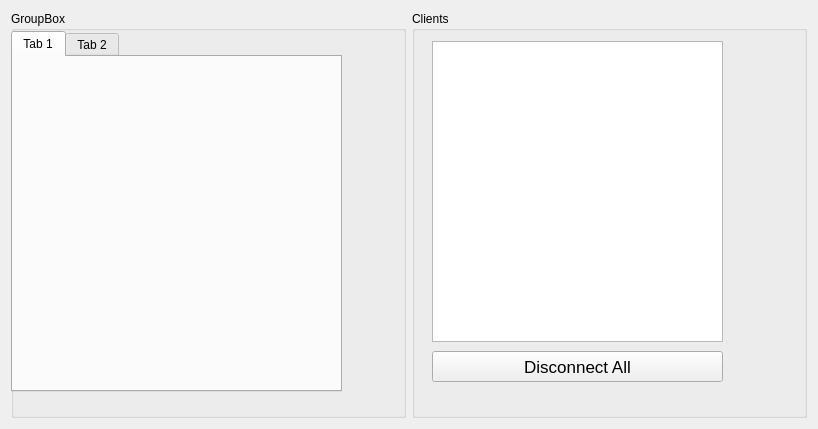
<?xml version="1.0" encoding="UTF-8"?>
<ui version="4.0">
 <class>Form</class>
 <widget class="QWidget" name="Form">
  <property name="geometry">
   <rect>
    <x>0</x>
    <y>0</y>
    <width>818</width>
    <height>429</height>
   </rect>
  </property>
  <property name="windowTitle">
   <string>Form</string>
  </property>
  <layout class="QHBoxLayout" name="horizontalLayout_2">
   <item>
    <widget class="QGroupBox" name="groupBox_2">
     <property name="title">
      <string>GroupBox</string>
     </property>
     <widget class="QTabWidget" name="tabWidget">
      <property name="geometry">
       <rect>
        <x>0</x>
        <y>20</y>
        <width>331</width>
        <height>361</height>
       </rect>
      </property>
      <widget class="QWidget" name="tab_3">
       <attribute name="title">
        <string>Tab 1</string>
       </attribute>
      </widget>
      <widget class="QWidget" name="tab_4">
       <attribute name="title">
        <string>Tab 2</string>
       </attribute>
      </widget>
     </widget>
    </widget>
   </item>
   <item>
    <widget class="QGroupBox" name="groupBox">
     <property name="title">
      <string>Clients</string>
     </property>
     <widget class="QListWidget" name="listWidget">
      <property name="geometry">
       <rect>
        <x>20</x>
        <y>30</y>
        <width>291</width>
        <height>301</height>
       </rect>
      </property>
     </widget>
     <widget class="QPushButton" name="disconnectpushButton">
      <property name="geometry">
       <rect>
        <x>20</x>
        <y>340</y>
        <width>291</width>
        <height>31</height>
       </rect>
      </property>
      <property name="font">
       <font>
        <pointsize>13</pointsize>
       </font>
      </property>
      <property name="text">
       <string>Disconnect All</string>
      </property>
     </widget>
    </widget>
   </item>
  </layout>
 </widget>
 <resources/>
 <connections/>
</ui>
